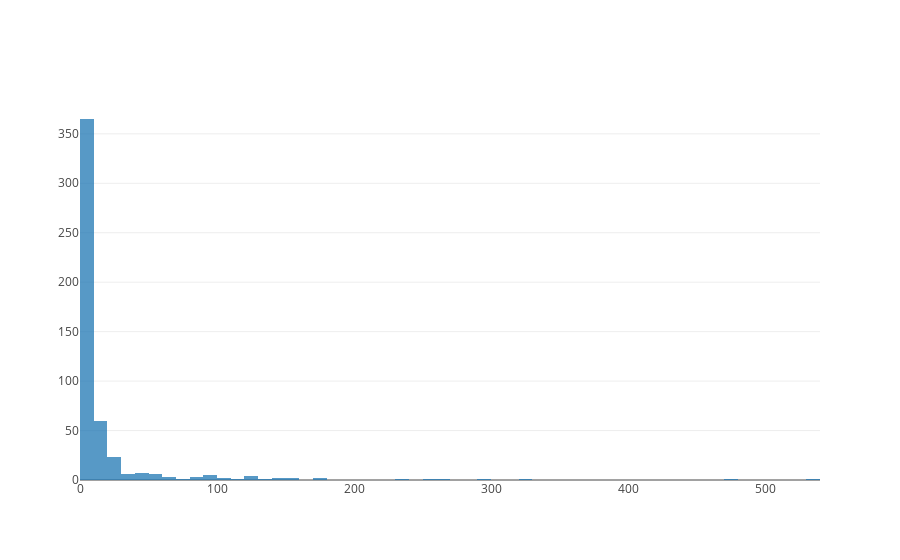

The code cell stored with this chart in its notebook:
### Code cell
iplot([trace3], filename='normalized histogram')

### Figure 1 — Plotly figure (JSON) as saved in the notebook; plotly's stock layout.template omitted (floating-point values rounded to 4 significant figures; data arrays with more than 128 entries replaced by an {"elided": "..."} marker saying what was removed)
{"data": [{"opacity": 0.75, "type": "histogram", "x": {"elided": "500 int values"}}], "layout": {}}
